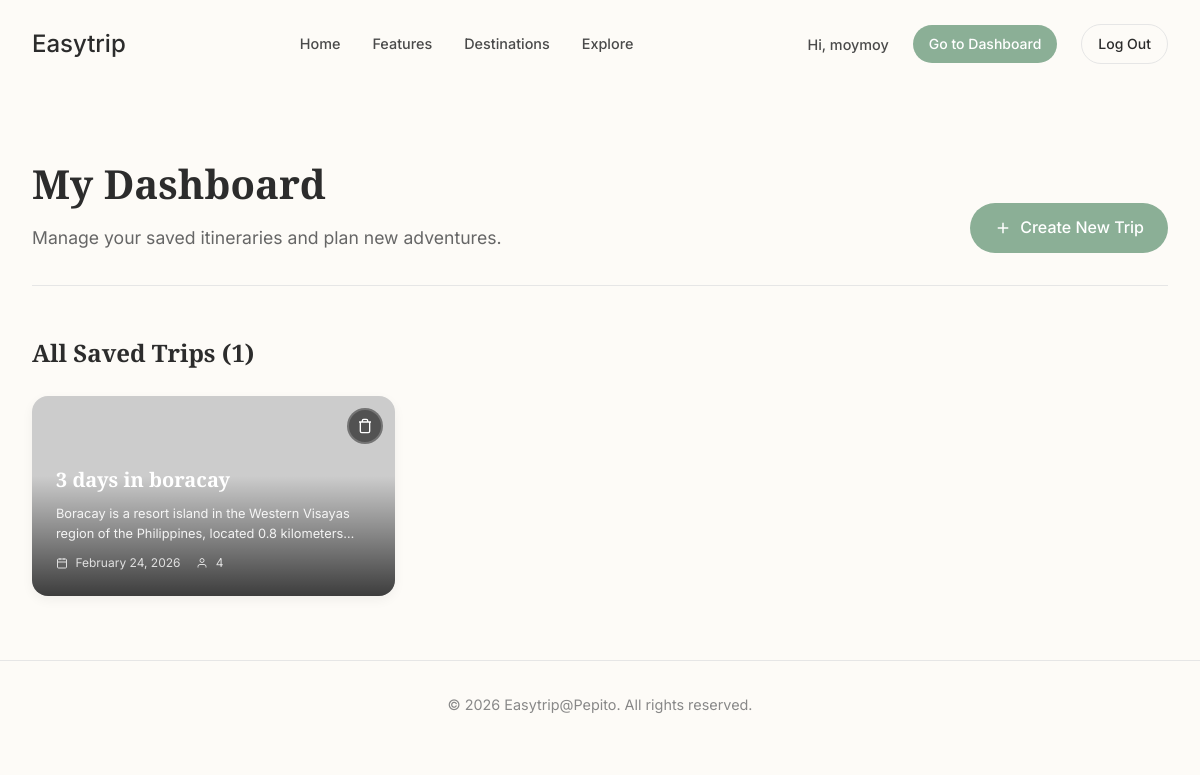
The app's page /dashboard/ (signed in) with its own data.
### planner/models.py (models this page shows)
class Trip(models.fields.Field):
    pass

### planner/views.py (the view)
# urls.py: path('dashboard/', views.dashboard, name='dashboard'),
def dashboard(request):
    if request.user.is_authenticated:
        trips = Trip.objects.filter(user=request.user).order_by('-created_at')
    else:
        trips = Trip.objects.none()
    context = {
        'trips': trips
    }
    return render(request, 'dashboard.html', context)

### templates/dashboard.html (shortened to what this page needs)
{% extends 'base.html' %}
{% load static %}
{% block content %}
<div style="max-width: 1200px; margin: 0 auto; padding: 4rem 2rem;">
    <div
        style="display: flex; justify-content: space-between; align-items: flex-end; margin-bottom: 3rem; border-bottom: 1px solid var(--border-color); padding-bottom: 2rem;">
        <div>
            <h1 style="font-size: 2.5rem; margin-bottom: 0.5rem;">My Dashboard</h1>
            <p style="color: #666; font-size: 1.1rem;">Manage your saved itineraries and plan new adventures.</p>
        </div>
        <a href="{% url 'home' %}#create-trip" class="btn btn-primary dark-green-btn" style="padding: 12px 24px;">
            <svg width="18" height="18" viewBox="0 0 24 24" fill="none" stroke="currentColor" stroke-width="2"
                style="vertical-align: text-bottom; margin-right: 8px;">
                <line x1="12" y1="5" x2="12" y2="19"></line>
                <line x1="5" y1="12" x2="19" y2="12"></line>
            </svg>
            Create New Trip
        </a>
    </div>
    <div>
        {% if trips %}
        <h2 style="font-size: 1.5rem; margin-bottom: 1.5rem;">All Saved Trips ({{ trips.count }})</h2>
        <div class="trips-grid">
            {% for trip in trips %}
            <div class="trip-card" style="position: relative;">
                <a href="{% url 'trip_detail' trip.id %}"
                    style="display: block; color: inherit; text-decoration: none; height: 100%;">
                    <img src="{{ trip.image_url|default:'https://images.unsplash.com/photo-1559511260-66a654ae982a?auto=format&fit=crop&q=80&w=800' }}"
                        alt="{{ trip.destination }}">
                    <div class="trip-card-overlay">
                        <h4>{{ trip.title }}</h4>
                        <p>{{ trip.overview|truncatechars:100 }}</p>
                        <div class="trip-meta">
                            <span>
                                {{ trip.start_date|date:"F j, Y"|default:"TBD" }}
                            </span>
                            <span>
                                <svg width="12" height="12" viewBox="0 0 24 24" fill="none" stroke="currentColor"
                                    stroke-width="2" style="vertical-align: middle; margin-right: 4px;">
                                    <path d="M20 21v-2a4 4 0 0 0-4-4H8a4 4 0 0 0-4 4v2"></path>
                                    <circle cx="12" cy="7" r="4"></circle>
                                </svg>
                                {{ trip.group_size|default:"2 Persons" }}
                            </span>
                        </div>
                    </div>
                </a>
                <div style="position: absolute; top: 12px; right: 12px; z-index: 100;">
                    <a href="{% url 'delete_trip' trip.id %}"
                        onclick="return confirm('Are you sure you want to delete this trip?');"
                        style="background: rgba(0,0,0,0.6); color: white; border: 2px solid rgba(255,255,255,0.2); border-radius: 50%; width: 36px; height: 36px; cursor: pointer; display: flex; align-items: center; justify-content: center; transition: all 0.2s; text-decoration: none;"
                        onmouseover="this.style.background='rgba(220,53,69,1)'; this.style.borderColor='rgba(255,255,255,0.5)'"
                        onmouseout="this.style.background='rgba(0,0,0,0.6)'; this.style.borderColor='rgba(255,255,255,0.2)'"
                        title="Delete Trip">
                        <svg width="16" height="16" viewBox="0 0 24 24" fill="none" stroke="currentColor"
                            stroke-width="2">
                            <polyline points="3 6 5 6 21 6"></polyline>
                            <path d="M19 6v14a2 2 0 0 1-2 2H7a2 2 0 0 1-2-2V6m3 0V4a2 2 0 0 1 2-2h4a2 2 0 0 1 2 2v2">
                            </path>
                        </svg>
                    </a>
                </div>
            </div>
            {% endfor %}
        </div>
        {% endif %}
    </div>
</div>
{% endblock %}

### templates/base.html (shortened to what this page needs)
<!DOCTYPE html>
{% load static %}
<html lang="en">
<head>
    <link rel="stylesheet" href="{% static 'css/style.css' %}">
</head>
<body>
    <nav class="navbar">
        <div class="nav-container">
            <a href="{% url 'home' %}" class="logo">
                <span style="font-size: 1.5rem; font-weight: 500;">Easytrip</span>
            </a>
            <ul class="nav-links">
                <li><a href="{% url 'home' %}">Home</a></li>
                <li><a href="{% url 'home' %}#features">Features</a></li>
                <li><a href="{% url 'home' %}#create-trip">Destinations</a></li>
                <li><a href="{% url 'home' %}#explore">Explore</a></li>
            </ul>
            <div class="nav-actions">
                {% if user.is_authenticated %}
                <span style="font-size: 0.9rem; font-weight: 500; color: #4a4a4a;">Hi, {{ user.username }}</span>
                <a href="{% url 'dashboard' %}" class="btn btn-primary dark-green-btn btn-sm">Go to Dashboard</a>
                <a href="{% url 'logout' %}" class="btn btn-outline btn-sm"
                    style="border: 1px solid var(--border-color);">Log Out</a>
                {% else %}
                <a href="{% url 'login' %}" class="btn btn-outline btn-sm"
                    style="border: 1px solid var(--border-color);">Log In</a>
                <a href="{% url 'signup' %}" class="btn btn-primary dark-green-btn btn-sm">Sign Up</a>
                {% endif %}
            </div>
        </div>
    </nav>
    <main>
        {% block content %}
        {% endblock %}
    </main>
    <footer>
        <div class="footer-container">
            <p>&copy; {% now "Y" %} Easytrip@Pepito. All rights reserved.</p>
        </div>
    </footer>
</body>
</html>

### static/css/style.css (style rules this page uses)
:root { --bg-color: #FDFBF7; --text-color: #2C2C2C; --primary-green: #8BAF96; --primary-green-hover: #73977e; --light-green: #E4ECE5; --border-color: #E6E6E6; --white: #FFFFFF; --font-serif: 'Playfair Display', serif; --font-sans: 'Inter', sans-serif; }
* { margin: 0; padding: 0; box-sizing: border-box; }
body { background-color: var(--bg-color); color: var(--text-color); font-family: var(--font-sans); line-height: 1.6; overflow-x: hidden; }
h1, h2, h3, h4, h5, h6 { font-family: var(--font-serif); font-weight: 600; color: var(--text-color); }
a { color: inherit; text-decoration: none; transition: color 0.3s ease; }
ul { list-style: none; }
.btn { display: inline-flex; align-items: center; justify-content: center; padding: 12px 24px; border-radius: 30px; font-weight: 500; font-family: var(--font-sans); cursor: pointer; transition: all 0.3s ease; border: none; text-decoration: none; }
.btn-sm { padding: 8px 16px; font-size: 0.875rem; }
.btn-primary.dark-green-btn { background-color: var(--primary-green); color: var(--white); }
.btn-outline { background-color: transparent; border: 1px solid var(--border-color); color: var(--text-color); }
.navbar { padding: 1.5rem 0; background-color: transparent; position: relative; z-index: 100; }
.nav-container { max-width: 1200px; margin: 0 auto; padding: 0 2rem; display: flex; justify-content: space-between; align-items: center; }
.logo { display: flex; align-items: center; gap: 8px; }
.nav-links { display: flex; gap: 2rem; }
.nav-links a { font-size: 0.9rem; font-weight: 500; color: #4a4a4a; }
.nav-actions { display: flex; align-items: center; gap: 1.5rem; }
.trips-grid { display: grid; grid-template-columns: repeat(auto-fill, minmax(300px, 1fr)); gap: 1.5rem; }
.trip-card { position: relative; border-radius: 16px; overflow: hidden; height: 200px; cursor: pointer; box-shadow: 0 4px 12px rgba(0, 0, 0, 0.05); }
.trip-card img { width: 100%; height: 100%; object-fit: cover; transition: transform 0.5s ease; }
.trip-card-overlay { position: absolute; inset: 0; background: linear-gradient(to bottom, transparent 40%, rgba(0, 0, 0, 0.7) 100%); display: flex; flex-direction: column; justify-content: flex-end; padding: 1.5rem; color: white; }
.trip-card-overlay h4 { color: white; font-size: 1.25rem; margin-bottom: 0.5rem; }
.trip-card-overlay p { font-size: 0.8rem; opacity: 0.9; display: -webkit-box; -webkit-line-clamp: 2; line-clamp: 2; -webkit-box-orient: vertical; overflow: hidden; margin-bottom: 0.5rem; }
.trip-meta { display: flex; align-items: center; gap: 1rem; font-size: 0.75rem; opacity: 0.8; }
.footer-container { max-width: 1200px; margin: 0 auto; padding: 2rem; text-align: center; border-top: 1px solid var(--border-color); color: #888; font-size: 0.9rem; }

### records on screen
Trip: title "3 days in boracay", overview "Boracay is a resort island in the Western Visayas region of the Philippines, located 0.8 kilometers…", start_date "February 24, 2026", group_size "4"

### other values on screen
{{ user.username }} "moymoy"
{{ trips.count }} "1"
